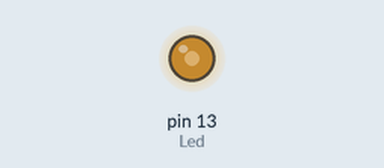
Recording of a sketch running on a simulated Arduino Uno, built with avr-gcc and run on an emulated ATmega328P. Shown: output pins drawn as LEDs (lit = HIGH).

Above: at 0.1 s.
Timing chart, 0 to 1.6 s (numbered marks = the images above):
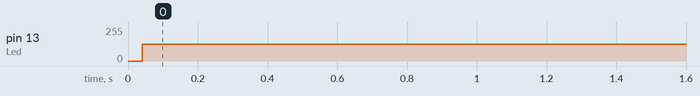

The sketch:

generateur_carre.ino
```cpp
const byte Led = 13; // Pour utiliser la LED du module
#define LedToggle digitalWrite (Led, !digitalRead(Led))
long r = 256 - 1 ; // 1 * 8 µS = 8 µs

void setup (){
  pinMode (Led, OUTPUT);
/*  cli();                        //désactive l'interruption globale
  bitClear (TCCR2A, WGM20);
  bitClear (TCCR2A, WGM21);
  TCCR2B = 0b00000101;          //pré-diviseur de fréquence
  TIMSK2 = 0b00000001;           //interruption locale
  //TCNT2 = r;
  sei();                        //autorise l'interruption globale*/
}

/*long varCompteur = 0;           // La variable compteur
ISR(TIMER2_OVF_vect){
    TCNT2 = r;                  // Rechargement du timer à r
    if (varCompteur++ > 10) {   // Incrémentation et a atteint 125 ?
      varCompteur = 0;          // On recommence un nouveau cycle
      LedToggle;
    }
}*/
void loop () {
    LedToggle;
   delayMicroseconds(100);
    LedToggle;
   delayMicroseconds(100);
}
```

Measured:
- by itself, pin 13 (Led): 0/255 → 127/255 at 0.04 s
